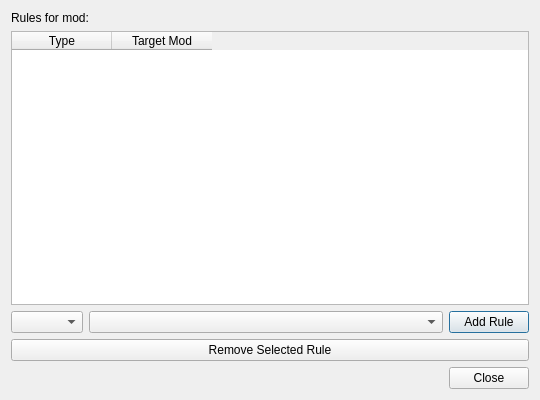
<?xml version="1.0" encoding="UTF-8"?>
<ui version="4.0">
 <class>ManageModRulesDialog</class>
 <widget class="QDialog" name="ManageModRulesDialog">
  <property name="geometry">
   <rect>
    <x>0</x>
    <y>0</y>
    <width>540</width>
    <height>400</height>
   </rect>
  </property>
  <property name="windowTitle">
   <string>Manage Mod Rules</string>
  </property>
  <layout class="QVBoxLayout" name="verticalLayout">
   <item>
    <widget class="QLabel" name="title_label">
     <property name="text">
      <string>Rules for mod:</string>
     </property>
    </widget>
   </item>
   <item>
    <widget class="QTableWidget" name="rules_table">
     <property name="selectionBehavior">
      <enum>QAbstractItemView::SelectRows</enum>
     </property>
     <property name="editTriggers">
      <set>QAbstractItemView::NoEditTriggers</set>
     </property>
     <column>
      <property name="text">
       <string>Type</string>
      </property>
     </column>
     <column>
      <property name="text">
       <string>Target Mod</string>
      </property>
     </column>
    </widget>
   </item>
   <item>
    <layout class="QHBoxLayout" name="add_layout">
     <item>
      <widget class="QComboBox" name="rule_type_box"/>
     </item>
     <item>
      <widget class="QComboBox" name="target_mod_box">
       <property name="sizePolicy">
        <sizepolicy hsizetype="Expanding" vsizetype="Fixed">
         <horstretch>1</horstretch>
         <verstretch>0</verstretch>
        </sizepolicy>
       </property>
      </widget>
     </item>
     <item>
      <widget class="QPushButton" name="add_rule_button">
       <property name="text">
        <string>Add Rule</string>
       </property>
      </widget>
     </item>
    </layout>
   </item>
   <item>
    <widget class="QPushButton" name="remove_rule_button">
     <property name="text">
      <string>Remove Selected Rule</string>
     </property>
    </widget>
   </item>
   <item>
    <widget class="QDialogButtonBox" name="buttonBox">
     <property name="orientation">
      <enum>Qt::Horizontal</enum>
     </property>
     <property name="standardButtons">
      <set>QDialogButtonBox::Close</set>
     </property>
    </widget>
   </item>
  </layout>
 </widget>
 <resources/>
 <connections>
  <connection>
   <sender>buttonBox</sender>
   <signal>rejected()</signal>
   <receiver>ManageModRulesDialog</receiver>
   <slot>reject()</slot>
   <hints>
    <hint type="sourcelabel">
     <x>316</x>
     <y>370</y>
    </hint>
    <hint type="destinationlabel">
     <x>286</x>
     <y>390</y>
    </hint>
   </hints>
  </connection>
  <connection>
   <sender>buttonBox</sender>
   <signal>accepted()</signal>
   <receiver>ManageModRulesDialog</receiver>
   <slot>accept()</slot>
   <hints>
    <hint type="sourcelabel">
     <x>248</x>
     <y>370</y>
    </hint>
    <hint type="destinationlabel">
     <x>157</x>
     <y>390</y>
    </hint>
   </hints>
  </connection>
 </connections>
</ui>
